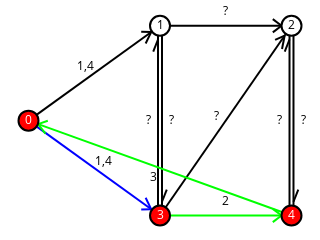

The notebook cell saved with this chart:
### Markdown cell above
### Exercício 6

Use cores para dar um exemplo de caminho no grafo `dg`.

### Code cell
dg.nodes[0]['color'] = (255, 0, 0)
dg.nodes[3]['color'] = (255, 0, 0)
dg.nodes[4]['color'] = (255, 0, 0)
dg.edges[0, 3]['color'] = (0, 0, 255)
dg.edges[3, 4]['color'] = (0, 255, 0)
dg.edges[4, 0]['color'] = (0, 255, 0)
dg.edges[0, 3]['label'] = '1,4'
dg.edges[3, 4]['label'] = '2'
dg.edges[4, 0]['label'] = '3'
sn.show_graph(dg, nlab=True, elab=True)
sn.reset_node_colors(ug)
sn.reset_edge_colors(ug)
sn.reset_node_colors(dg)
sn.reset_edge_colors(dg)

### Figure 1 — Plotly figure (JSON) as saved in the notebook; plotly's stock layout.template omitted (floating-point values rounded to 4 significant figures)
{"data": [{"hoverinfo": "none", "line": {"color": "rgb(0, 0, 0)", "width": 2}, "mode": "lines", "type": "scatter", "uid": "f0feff2c-a244-11e8-83f7-5cc9d39cfa3c", "x": [0, 0.5, null, 0.4664, 0.4454, null, 0.4664, 0.4286, null, 0.5, 1, null, 0.9621, 0.9289, null, 0.9621, 0.9289, null, 0.5076, 0.5076, null, 0.5076, 0.5257, null, 1.008, 1.008, null, 1.008, 1.026, null, 0.4924, 0.4924, null, 0.4924, 0.4743, null, 0.5, 1, null, 0.9738, 0.964, null, 0.9738, 0.9377, null, 0.9924, 0.9924, null, 0.9924, 0.9743, null], "y": [0.5, 1, null, 0.9664, 0.9062, null, 0.9664, 0.9678, null, 1, 1, null, 1, 0.9653, null, 1, 1.035, null, 1, 0, null, 0.07246, 0.1361, null, 1, 0, null, 0.07246, 0.1361, null, 0, 1, null, 0.9275, 0.8639, null, 0, 1, null, 0.9476, 0.8777, null, 0.9476, 0.9257, null, 0, 1, null, 0.9275, 0.8639, null]}, {"hoverinfo": "none", "line": {"color": "rgb(0, 0, 255)", "width": 2}, "mode": "lines", "type": "scatter", "uid": "f0feff2d-a244-11e8-be63-5cc9d39cfa3c", "x": [0, 0.5, null, 0.4664, 0.4286, null, 0.4664, 0.4454, null], "y": [0.5, 0, null, 0.03357, 0.03224, null, 0.03357, 0.09382, null]}, {"hoverinfo": "none", "line": {"color": "rgb(0, 255, 0)", "width": 2}, "mode": "lines", "type": "scatter", "uid": "f0feff2e-a244-11e8-a109-5cc9d39cfa3c", "x": [0.5, 1, null, 0.9621, 0.9289, null, 0.9621, 0.9289, null, 1, 0, null, 0.03665, 0.0734, null, 0.03665, 0.06422, null], "y": [0, 0, null, 0, -0.03474, null, 0, 0.03474, null, 0, 0.5, null, 0.4817, 0.4992, null, 0.4817, 0.432, null]}, {"hoverinfo": "none", "marker": {"color": "rgb(255, 0, 0)", "line": {"color": "rgb(0, 0, 0)", "width": 2}, "size": 20}, "mode": "markers+text", "text": ["0", "3", "4"], "textfont": {"color": "rgb(255, 255, 255)"}, "textposition": "middle center", "type": "scatter", "uid": "f0feff2f-a244-11e8-bc09-5cc9d39cfa3c", "x": [0, 0.5, 1], "y": [0.5, 0, 0]}, {"hoverinfo": "none", "marker": {"color": "rgb(255, 255, 255)", "line": {"color": "rgb(0, 0, 0)", "width": 2}, "size": 20}, "mode": "markers+text", "text": ["1", "2"], "textfont": {"color": "rgb(0, 0, 0)"}, "textposition": "middle center", "type": "scatter", "uid": "f0feff30-a244-11e8-bb33-5cc9d39cfa3c", "x": [0.5, 1], "y": [1, 1]}, {"hoverinfo": "none", "mode": "text", "text": ["1,4", "1,4", "?", "?", "?", "?", "?", "2", "3", "?"], "textfont": {"color": "rgb(0, 0, 0)"}, "textposition": "middle center", "type": "scatter", "uid": "f0feff31-a244-11e8-aae2-5cc9d39cfa3c", "x": [0.2164, 0.2836, 0.75, 0.5455, 1.045, 0.4545, 0.7134, 0.75, 0.4738, 0.9545], "y": [0.7836, 0.2836, 1.072, 0.5, 0.5, 0.5, 0.5183, 0.07246, 0.1976, 0.5]}], "layout": {"height": 180, "margin": {"b": 0, "l": 0, "r": 0, "t": 0}, "showlegend": false, "width": 320, "xaxis": {"showgrid": false, "showticklabels": false, "zeroline": false}, "yaxis": {"showgrid": false, "showticklabels": false, "zeroline": false}}}
